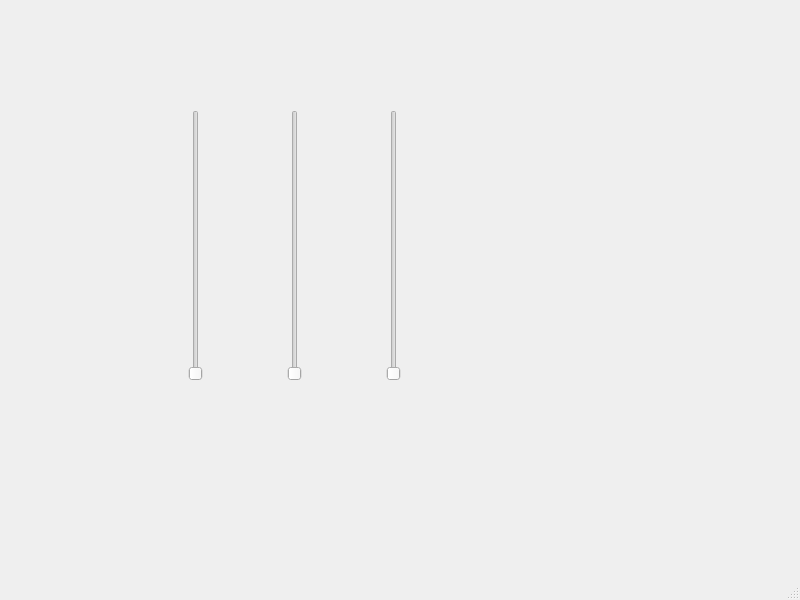
<?xml version="1.0" encoding="UTF-8"?>
<ui version="4.0">
 <class>MainWindow</class>
 <widget class="QMainWindow" name="MainWindow">
  <property name="geometry">
   <rect>
    <x>0</x>
    <y>0</y>
    <width>800</width>
    <height>600</height>
   </rect>
  </property>
  <property name="windowTitle">
   <string>MainWindow</string>
  </property>
  <widget class="QWidget" name="centralwidget">
   <widget class="QWidget" name="horizontalLayoutWidget">
    <property name="geometry">
     <rect>
      <x>110</x>
      <y>110</y>
      <width>371</width>
      <height>271</height>
     </rect>
    </property>
    <layout class="QHBoxLayout" name="horizontalLayout">
     <item>
      <widget class="QSlider" name="verticalSlider_2">
       <property name="orientation">
        <enum>Qt::Vertical</enum>
       </property>
      </widget>
     </item>
     <item>
      <widget class="QSlider" name="verticalSlider_3">
       <property name="orientation">
        <enum>Qt::Vertical</enum>
       </property>
      </widget>
     </item>
     <item>
      <widget class="QSlider" name="verticalSlider">
       <property name="orientation">
        <enum>Qt::Vertical</enum>
       </property>
      </widget>
     </item>
    </layout>
   </widget>
  </widget>
  <widget class="QMenuBar" name="menubar">
   <property name="geometry">
    <rect>
     <x>0</x>
     <y>0</y>
     <width>800</width>
     <height>21</height>
    </rect>
   </property>
  </widget>
  <widget class="QStatusBar" name="statusbar"/>
 </widget>
 <resources/>
 <connections/>
</ui>
